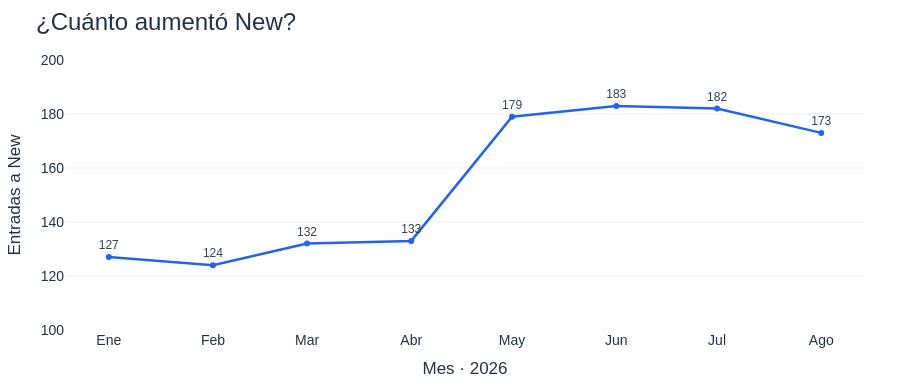

The code cell stored with this chart in its notebook:
### Markdown cell above
### 3.1. ¿Cuánto creció New, frente a qué periodo y en qué segmentos?

**Por qué lo preguntamos:** comprobar con datos si New realmente aumentó, antes de buscar explicaciones.

**Qué medimos:** cuánto cambian las entradas a New frente a un periodo de referencia y en qué segmentos ocurre.

**Periodo y población:** New de enero a agosto de 2026, global y por canal; comparación con el mes anterior. Región y otros segmentos quedan pendientes si aportan al diagnóstico.

**Variación mensual:** `(New del mes − New del mes anterior) / New del mes anterior × 100`.

**Datos:** cuentas que entraron por New, fecha de entrada y atributos del segmento.

### Code cell
from scripts.cro_charts import grafica_new, CONFIG
figura_new=grafica_new(METRICAS/'demanda.csv', ESCENARIO)
figura_new.write_html(BASE/'graficas/01_new_tendencia.html',include_plotlyjs=True,config=CONFIG)
figura_new.show(renderer='plotly_mimetype',config=CONFIG)

### Figure 1 — Plotly figure (JSON) as saved in the notebook; plotly's stock layout.template omitted (floating-point values rounded to 4 significant figures)
{"data": [{"customdata": [["Ene 2026", "—"], ["Feb 2026", "-2,4%"], ["Mar 2026", "+6,5%"], ["Abr 2026", "+0,8%"], ["May 2026", "+34,6%"], ["Jun 2026", "+2,2%"], ["Jul 2026", "-0,5%"], ["Ago 2026", "-4,9%"]], "hovertemplate": "<b>%{customdata[0]}</b><br>Entradas a New: %{y:.0f}<br>Variación mensual: %{customdata[1]}<extra></extra>", "line": {"color": "#2563eb", "width": 2.5}, "marker": {"size": 6}, "mode": "lines+markers+text", "name": "Entradas a New", "text": ["127", "124", "132", "133", "179", "183", "182", "173"], "textfont": {"color": "#334155", "size": 12}, "textposition": "top center", "type": "scatter", "x": ["2026-01-01T00:00:00", "2026-02-01T00:00:00", "2026-03-01T00:00:00", "2026-04-01T00:00:00", "2026-05-01T00:00:00", "2026-06-01T00:00:00", "2026-07-01T00:00:00", "2026-08-01T00:00:00"], "y": [127, 124, 132, 133, 179, 183, 182, 173]}], "layout": {"dragmode": false, "font": {"color": "#243247", "family": "Arial, sans-serif", "size": 14}, "height": 390, "hovermode": "closest", "margin": {"b": 60, "l": 65, "r": 35, "t": 60}, "showlegend": false, "title": {"font": {"size": 24}, "text": "¿Cuánto aumentó New?", "x": 0.04}, "xaxis": {"fixedrange": true, "showgrid": false, "tickmode": "array", "ticktext": ["Ene", "Feb", "Mar", "Abr", "May", "Jun", "Jul", "Ago"], "tickvals": ["2026-01-01T00:00:00", "2026-02-01T00:00:00", "2026-03-01T00:00:00", "2026-04-01T00:00:00", "2026-05-01T00:00:00", "2026-06-01T00:00:00", "2026-07-01T00:00:00", "2026-08-01T00:00:00"], "title": {"text": "Mes · 2026"}, "type": "date"}, "yaxis": {"dtick": 20, "fixedrange": true, "gridcolor": "#edf1f5", "range": [100, 200], "tick0": 100, "tickmode": "linear", "title": {"text": "Entradas a New"}, "zeroline": false}}}
